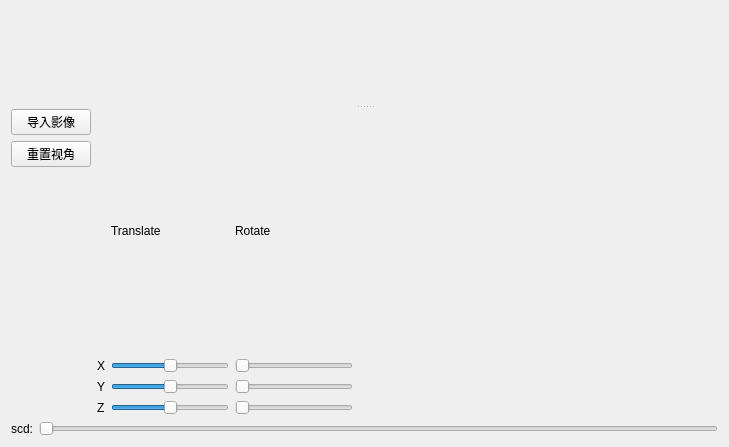
<?xml version="1.0" encoding="UTF-8"?>
<ui version="4.0">
 <class>Widget</class>
 <widget class="QWidget" name="Widget">
  <property name="geometry">
   <rect>
    <x>0</x>
    <y>0</y>
    <width>729</width>
    <height>447</height>
   </rect>
  </property>
  <property name="windowTitle">
   <string>Widget</string>
  </property>
  <layout class="QVBoxLayout" name="verticalLayout">
   <item>
    <widget class="QSplitter" name="splitter">
     <property name="orientation">
      <enum>Qt::Vertical</enum>
     </property>
     <widget class="QWidget" name="widget_window" native="true"/>
     <widget class="QWidget" name="widget_menu" native="true">
      <layout class="QHBoxLayout" name="horizontalLayout_2">
       <item>
        <layout class="QVBoxLayout" name="verticalLayout_2">
         <item>
          <widget class="QPushButton" name="pushButton_importImage">
           <property name="text">
            <string>导入影像</string>
           </property>
          </widget>
         </item>
         <item>
          <widget class="QPushButton" name="pushButton_resetView">
           <property name="text">
            <string>重置视角</string>
           </property>
          </widget>
         </item>
         <item>
          <spacer name="verticalSpacer">
           <property name="orientation">
            <enum>Qt::Vertical</enum>
           </property>
           <property name="sizeHint" stdset="0">
            <size>
             <width>20</width>
             <height>40</height>
            </size>
           </property>
          </spacer>
         </item>
        </layout>
       </item>
       <item>
        <layout class="QGridLayout" name="gridLayout">
         <item row="4" column="0">
          <widget class="QLabel" name="label_5">
           <property name="text">
            <string>Z</string>
           </property>
          </widget>
         </item>
         <item row="2" column="0">
          <widget class="QLabel" name="label_3">
           <property name="text">
            <string>X</string>
           </property>
          </widget>
         </item>
         <item row="0" column="3">
          <widget class="QLabel" name="label_2">
           <property name="text">
            <string>Rotate</string>
           </property>
          </widget>
         </item>
         <item row="0" column="1">
          <widget class="QLabel" name="label">
           <property name="text">
            <string>Translate</string>
           </property>
          </widget>
         </item>
         <item row="3" column="0">
          <widget class="QLabel" name="label_4">
           <property name="text">
            <string>Y</string>
           </property>
          </widget>
         </item>
         <item row="2" column="3">
          <widget class="QSlider" name="horizontalSlider_rotate_x">
           <property name="maximum">
            <number>360</number>
           </property>
           <property name="orientation">
            <enum>Qt::Horizontal</enum>
           </property>
          </widget>
         </item>
         <item row="3" column="3">
          <widget class="QSlider" name="horizontalSlider_rotate_y">
           <property name="maximum">
            <number>360</number>
           </property>
           <property name="orientation">
            <enum>Qt::Horizontal</enum>
           </property>
          </widget>
         </item>
         <item row="4" column="3">
          <widget class="QSlider" name="horizontalSlider_rotate_z">
           <property name="maximum">
            <number>360</number>
           </property>
           <property name="orientation">
            <enum>Qt::Horizontal</enum>
           </property>
          </widget>
         </item>
         <item row="2" column="1">
          <widget class="QSlider" name="horizontalSlider_translate_x">
           <property name="minimum">
            <number>-2000</number>
           </property>
           <property name="maximum">
            <number>2000</number>
           </property>
           <property name="singleStep">
            <number>100</number>
           </property>
           <property name="pageStep">
            <number>100</number>
           </property>
           <property name="orientation">
            <enum>Qt::Horizontal</enum>
           </property>
          </widget>
         </item>
         <item row="3" column="1">
          <widget class="QSlider" name="horizontalSlider_translate_y">
           <property name="minimum">
            <number>-2000</number>
           </property>
           <property name="maximum">
            <number>2000</number>
           </property>
           <property name="singleStep">
            <number>100</number>
           </property>
           <property name="pageStep">
            <number>100</number>
           </property>
           <property name="orientation">
            <enum>Qt::Horizontal</enum>
           </property>
          </widget>
         </item>
         <item row="4" column="1">
          <widget class="QSlider" name="horizontalSlider_translate_z">
           <property name="minimum">
            <number>-2000</number>
           </property>
           <property name="maximum">
            <number>2000</number>
           </property>
           <property name="singleStep">
            <number>100</number>
           </property>
           <property name="pageStep">
            <number>100</number>
           </property>
           <property name="orientation">
            <enum>Qt::Horizontal</enum>
           </property>
          </widget>
         </item>
        </layout>
       </item>
       <item>
        <spacer name="horizontalSpacer">
         <property name="orientation">
          <enum>Qt::Horizontal</enum>
         </property>
         <property name="sizeHint" stdset="0">
          <size>
           <width>365</width>
           <height>20</height>
          </size>
         </property>
        </spacer>
       </item>
      </layout>
     </widget>
    </widget>
   </item>
   <item>
    <layout class="QHBoxLayout" name="horizontalLayout">
     <item>
      <widget class="QLabel" name="label_6">
       <property name="text">
        <string>scd:</string>
       </property>
      </widget>
     </item>
     <item>
      <widget class="QSlider" name="horizontalSlider_scd">
       <property name="minimum">
        <number>100</number>
       </property>
       <property name="maximum">
        <number>2000</number>
       </property>
       <property name="singleStep">
        <number>100</number>
       </property>
       <property name="pageStep">
        <number>100</number>
       </property>
       <property name="orientation">
        <enum>Qt::Horizontal</enum>
       </property>
      </widget>
     </item>
    </layout>
   </item>
  </layout>
 </widget>
 <resources/>
 <connections/>
</ui>
